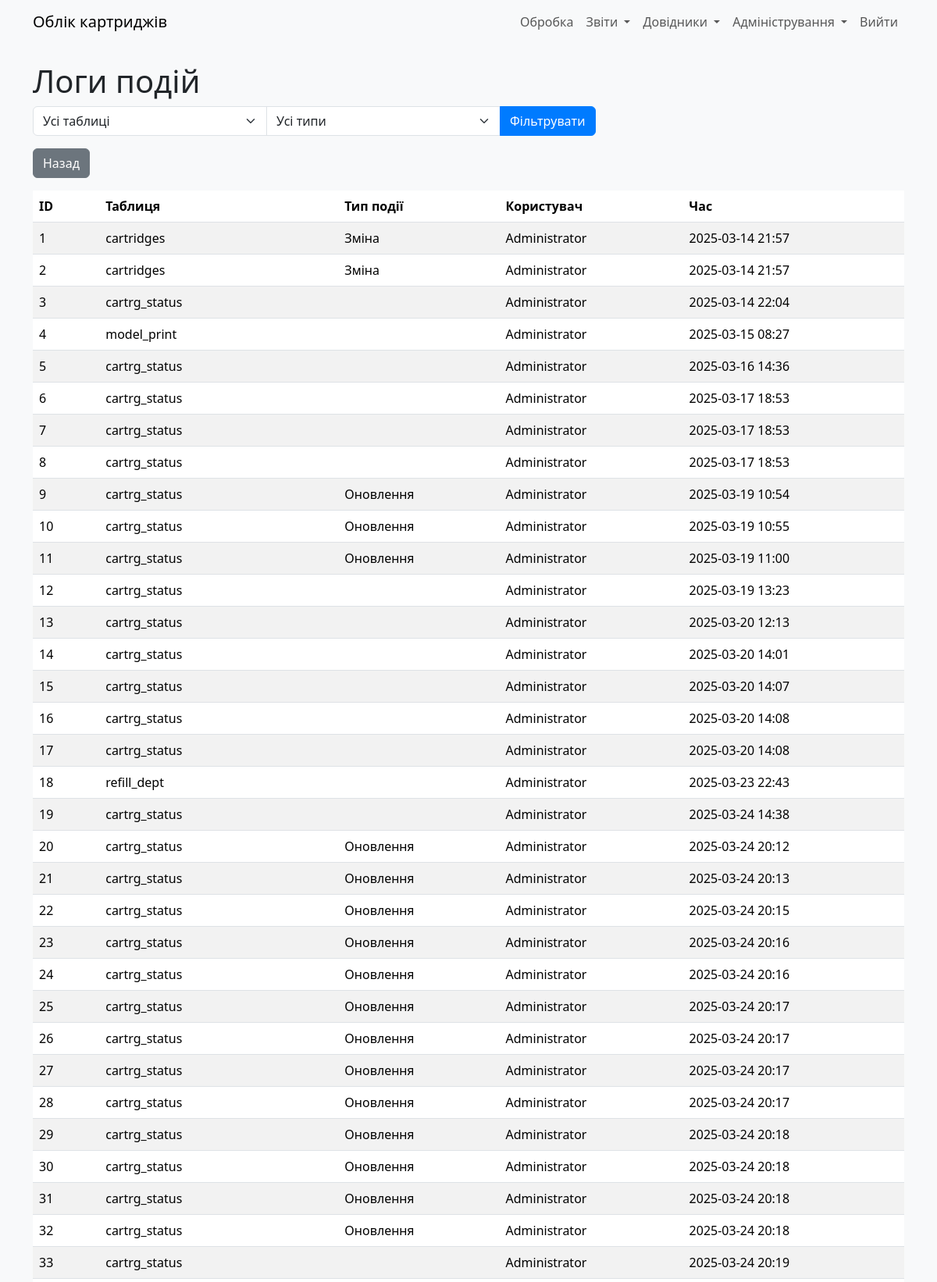
The app's page /event_log (signed in, upper part) with its own data.
### models.py (models this page shows)
class EventLog(db.Model):
    __tablename__ = "event_log"
    id: Mapped[int] = mapped_column(primary_key=True)
    table_name: Mapped[str] = mapped_column(String(30))
    event_type: Mapped[int] = mapped_column(Integer, server_default=literal(0))
    user_updated: Mapped[int] = mapped_column(ForeignKey(User.id))
    time_updated: Mapped[DateTime] = mapped_column(DateTime, server_default=func.now())

class User(db.Model, UserMixin):
    __tablename__ = "users"
    id: Mapped[int] = mapped_column(primary_key=True)
    username: Mapped[str] = mapped_column(String(30), unique=True, nullable=False)
    password: Mapped[str] = mapped_column(String(255), nullable=False)
    humanname: Mapped[str] = mapped_column(String(60), nullable=False)
    dept_id: Mapped[int] = mapped_column(ForeignKey('refill_dept.id'), nullable=False)
    lastlogin: Mapped[datetime] = mapped_column(DateTime, server_default=func.now())
    active: Mapped[bool] = mapped_column(default=True)
    time_updated: Mapped[DateTime] = mapped_column(DateTime, server_default=func.now())
    role: Mapped[str] = mapped_column(String(30), server_default="user")

### app.py (the view)
    def wrapper(*args, **kwargs):
        if current_user.role != 'admin':
            abort(403)
        return f(*args, **kwargs)

### app.py (called while the page is built)
@login_manager.user_loader
def load_user(user_id):
    return User.query.get(int(user_id))

def admin_required(f):
    def wrapper(*args, **kwargs):
        if current_user.role != 'admin':
            abort(403)
        return f(*args, **kwargs)
    wrapper.__name__ = f.__name__
    return wrapper

@app.route('/event_log')
@login_required
@admin_required
def event_log():
    table_filter = request.args.get('table_filter', '')
    type_filter = request.args.get('type_filter', '')
    query = EventLog.query
    if table_filter:
        query = query.filter(EventLog.table_name == table_filter)
    if type_filter:
        query = query.filter(EventLog.event_type == int(type_filter))
    logs = query.all()
    return render_template('event_log.html', User=User, logs=logs, table_filter=table_filter, type_filter=type_filter)

### templates/event_log.html (shortened to what this page needs)
{% extends "base.html" %}
{% block content %}
    <h1>Логи подій</h1>
    <form method="GET" class="mb-3">
        <div class="input-group">
            <select name="table_filter" class="form-select w-auto">
                <option value="">Усі таблиці</option>
            </select>
            <select name="type_filter" class="form-select w-auto">
                <option value="">Усі типи</option>
            </select>
            <button type="submit" class="btn btn-primary">Фільтрувати</button>
        </div>
    </form>
    <div class="mb-3">
        <a href="{{ url_for('index') }}" class="btn btn-secondary">Назад</a>
    </div>
    <table class="table table-striped">
        <thead>
            <tr>
                <th>ID</th>
                <th>Таблиця</th>
                <th>Тип події</th>
                <th>Користувач</th>
                <th>Час</th>
            </tr>
        </thead>
        <tbody>
            {% for log in logs %}
            <tr>
                <td>{{ log.id }}</td>
                <td>{{ log.table_name }}</td>
                <td>{{ {0: 'Створення', 1: 'Зміна', 2: 'Оновлення'}[log.event_type] }}</td>
                <td>{{ User.query.get(log.user_updated).humanname }}</td>
                <td>{{ log.time_updated.strftime('%Y-%m-%d %H:%M') }}</td>
            </tr>
            {% endfor %}
        </tbody>
    </table>
{% endblock %}

### static/css/style.css (style rules this page uses)
body { background-color: #f8f9fa; }
.table th, .table td { vertical-align: middle; }
.form-control, .form-select { max-width: 300px; }
.btn-primary { background-color: #007bff; border-color: #007bff; }
.btn-secondary { background-color: #6c757d; border-color: #6c757d; }

### records on screen
EventLog: id "1", table_name "cartridges", event_type "Зміна", query.get "Administrator", time_updated "2025-03-14 21:57"
EventLog: id "2", table_name "cartridges", event_type "Зміна", query.get "Administrator", time_updated "2025-03-14 21:57"
EventLog: id "3", table_name "cartrg_status", query.get "Administrator", time_updated "2025-03-14 22:04"
EventLog: id "4", table_name "model_print", query.get "Administrator", time_updated "2025-03-15 08:27"
EventLog: id "5", table_name "cartrg_status", query.get "Administrator", time_updated "2025-03-16 14:36"
EventLog: id "6", table_name "cartrg_status", query.get "Administrator", time_updated "2025-03-17 18:53"
EventLog: id "7", table_name "cartrg_status", query.get "Administrator", time_updated "2025-03-17 18:53"
EventLog: id "8", table_name "cartrg_status", query.get "Administrator", time_updated "2025-03-17 18:53"
EventLog: id "9", table_name "cartrg_status", event_type "Оновлення", query.get "Administrator", time_updated "2025-03-19 10:54"
EventLog: id "10", table_name "cartrg_status", event_type "Оновлення", query.get "Administrator", time_updated "2025-03-19 10:55"
EventLog: id "11", table_name "cartrg_status", event_type "Оновлення", query.get "Administrator", time_updated "2025-03-19 11:00"
EventLog: id "12", table_name "cartrg_status", query.get "Administrator", time_updated "2025-03-19 13:23"
EventLog: id "13", table_name "cartrg_status", query.get "Administrator", time_updated "2025-03-20 12:13"
EventLog: id "14", table_name "cartrg_status", query.get "Administrator", time_updated "2025-03-20 14:01"
EventLog: id "15", table_name "cartrg_status", query.get "Administrator", time_updated "2025-03-20 14:07"
EventLog: id "16", table_name "cartrg_status", query.get "Administrator", time_updated "2025-03-20 14:08"
EventLog: id "17", table_name "cartrg_status", query.get "Administrator", time_updated "2025-03-20 14:08"
EventLog: id "18", table_name "refill_dept", query.get "Administrator", time_updated "2025-03-23 22:43"
EventLog: id "19", table_name "cartrg_status", query.get "Administrator", time_updated "2025-03-24 14:38"
EventLog: id "20", table_name "cartrg_status", event_type "Оновлення", query.get "Administrator", time_updated "2025-03-24 20:12"
EventLog: id "21", table_name "cartrg_status", event_type "Оновлення", query.get "Administrator", time_updated "2025-03-24 20:13"
EventLog: id "22", table_name "cartrg_status", event_type "Оновлення", query.get "Administrator", time_updated "2025-03-24 20:15"
EventLog: id "23", table_name "cartrg_status", event_type "Оновлення", query.get "Administrator", time_updated "2025-03-24 20:16"
EventLog: id "24", table_name "cartrg_status", event_type "Оновлення", query.get "Administrator", time_updated "2025-03-24 20:16"
EventLog: id "25", table_name "cartrg_status", event_type "Оновлення", query.get "Administrator", time_updated "2025-03-24 20:17"
EventLog: id "26", table_name "cartrg_status", event_type "Оновлення", query.get "Administrator", time_updated "2025-03-24 20:17"
EventLog: id "27", table_name "cartrg_status", event_type "Оновлення", query.get "Administrator", time_updated "2025-03-24 20:17"
EventLog: id "28", table_name "cartrg_status", event_type "Оновлення", query.get "Administrator", time_updated "2025-03-24 20:17"
EventLog: id "29", table_name "cartrg_status", event_type "Оновлення", query.get "Administrator", time_updated "2025-03-24 20:18"
EventLog: id "30", table_name "cartrg_status", event_type "Оновлення", query.get "Administrator", time_updated "2025-03-24 20:18"
EventLog: id "31", table_name "cartrg_status", event_type "Оновлення", query.get "Administrator", time_updated "2025-03-24 20:18"
EventLog: id "32", table_name "cartrg_status", event_type "Оновлення", query.get "Administrator", time_updated "2025-03-24 20:18"
EventLog: id "33", table_name "cartrg_status", query.get "Administrator", time_updated "2025-03-24 20:19"
